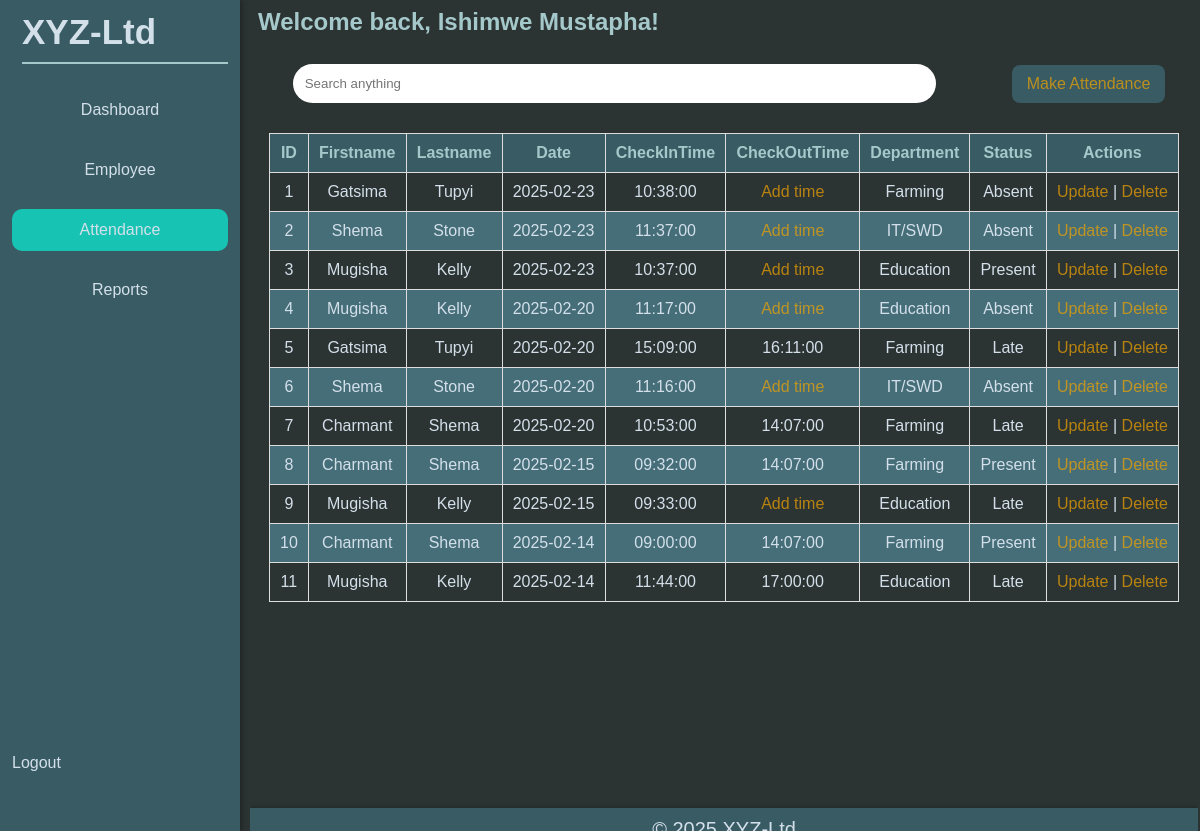
The page /attendance/index.php (signed in) on the database its author committed.
### tables this page shows
CREATE TABLE `attendance` (
  `AttendanceId` int(11) NOT NULL,
  `EmployeeId` int(11) NOT NULL,
  `Date` date NOT NULL,
  `CheckInTime` time NOT NULL,
  `CheckOutTime` time DEFAULT NULL,
  `Status` enum('Present','Absent','Late') NOT NULL
);

CREATE TABLE `employee` (
  `EmployeeId` int(11) NOT NULL,
  `FirstName` varchar(250) DEFAULT NULL,
  `LastName` varchar(250) NOT NULL,
  `Gender` enum('Male','Female') NOT NULL,
  `DOB` date NOT NULL,
  `PhoneNumber` varchar(250) NOT NULL,
  `Department` varchar(250) NOT NULL
);

### attendance/index.php (the view, shortened to what this page needs)
<?php
    include '../connection/connect.php';
?>
<!DOCTYPE html>
<html lang="en">
<head>
    <link rel="stylesheet" href="./index.css">
    <link rel="stylesheet" href="../styles/active.css">
</head>
<body>
    <nav>
        <h1>XYZ-Ltd</h1>
        <div class="navh">
            <ul>
                <li><a href="../index.php" >Dashboard</a></li>
                <li><a href="../employee/">Employee</a></li>
                <li class="active"><a href="">Attendance</a></li>
                <li><a href="../reports/">Reports</a></li>
            </ul>
        </div>
        <div class="navb">
        <a href="../logout.php" onclick="return confirm('Are you sure you want to log out')">Logout</a>
        </div>
    </nav>
    <div class="main">
        <h2>
            <?php
                if (isset($_COOKIE['adminname'])) {
                    echo "Welcome back, " . htmlspecialchars($_COOKIE['adminname']) . "!";
                }
            ?>
        </h2>
        <main>
            <div class="main-buttons">
                <form action="" method="get">
                    <div class="form">
                        <input type="text" placeholder="Search anything" name="search" id="search">
                    </div>
                </form>
                <a href="./addAtt.php" class="button-primary">
                    Make Attendance
                </a>
            </div>
            <div class="main-content">
                <?php
                    $query = "SELECT * FROM attendance INNER JOIN employee ON attendance.EmployeeId = employee.EmployeeId ORDER BY Date DESC";
                    $result = mysqli_query($conn, $query);
                    if (mysqli_num_rows($result) > 0) {
                        echo "<table>
                                <thead>
                                    <tr>
                                        <th>ID</th>
                                        <th>Firstname</th>
                                        <th>Lastname</th>
                                        <th>Date</th>
                                        <th>CheckInTime</th>
                                        <th>CheckOutTime</th>
                                        <th>Department</th>
                                        <th>Status</th>
                                        <th>Actions</th>
                                    </tr>
                                </thead>
                                <tbody id='myTable'>";
                                $count = 1;
                                while ($row = mysqli_fetch_assoc($result)) {
                                    echo "<tr>
                                            <td>" . $count . "</td>
                                            <td>" . $row['FirstName'] . "</td>
                                            <td>" . $row['LastName'] . "</td>
                                            <td>" . $row['Date'] . "</td>
                                            <td>" . $row['CheckInTime'] . "</td>
                                            <td>" . ($row['CheckOutTime'] == NULL ? "<a href=\"updateout.php?id=" . $row['EmployeeId'] . "\">Add time</a>" : $row['CheckOutTime']) . "</td>
                                            <td>" . $row['Department'] . "</td>
                                            <td>" . $row['Status'] . "</td>
                                            <td>
                                                <a href='update_employee.php?id=" . $row['EmployeeId'] . "'>Update</a> |
                                                <a href='?delete_id=" . $row['EmployeeId'] . "' onclick='return confirm(\"Are you sure you want to delete this Attendance?\")'>Delete</a>
                                            </td>
                                        </tr>";
                                    $count++;
                                }
                                echo "</tbody>
                            </table>
                        ";
                    }
                    else {
                        echo "<p>No employee records found.</p>";
                    }
                ?>
            </div>
        </main>
        <div class="footer">
            <p>&copy; <?php echo date('Y')?> XYZ-Ltd</p>
        </div>
    </div>
</body>
</html>

### attendance/index.css (style rules this page uses)
* { margin: 0; padding: 0; box-sizing: border-box; }
body { display: flex; gap: 10px; background-color: #2C3333; color: #D3E0EA; font-family: 'Poppins', sans-serif; }
nav { height: 100vh; width: 20%; background-color: #395B64; padding: 12px; box-shadow: 2px 0 5px rgba(0, 0, 0, 0.3); }
nav h1 { font-size: 35px; margin-left: 10px; color: #D3E0EA; margin-bottom: 25px; border-bottom: 2px solid #A5C9CA; padding-bottom: 10px; }
.navh { height: 80vh; }
.navh ul { display: flex; flex-direction: column; row-gap: 18px; list-style: none; }
.navh ul li { padding: 12px 16px; border-radius: 10px; text-align: center; transition: background-color 0.3s; cursor: pointer; }
.navh ul li a { text-decoration: none; color: #D3E0EA; font-weight: 500; transition: color 0.3s; }
.main { height: 100vh; width: 79%; display: flex; flex-direction: column; overflow-y: auto; }
.main h2 { color: #A5C9CA; padding: 8px; margin-bottom: 10px; }
.main-content { height: 80vh; }
table { width: 96%; margin: 0 auto; border-collapse: collapse; margin-top: 20px; }
table, th, td { border: 1px solid #ddd; }
th, td { padding: 10px; text-align: center; }
th { background-color: #395B64; color: #A5C9CA; }
tr:nth-child(even) { background-color: #466e79; }
a { color: #f0a400b6; text-decoration: none; }
.button-primary { height: auto; padding: 10px 15px; background-color: #395B64; border-radius: 8px; }
.main-buttons { display: flex; justify-content: space-around; align-items: center; }
.footer { display: flex; justify-content: center; align-items: center; height: auto; width:100%; background-color: #395B64; color: #D3E0EA; font-size: 20px; padding: 10px; box-shadow: 0 0 5px rgba(0, 0, 0, 0.3); margin-bottom: 5px; margin-top: 10px; }

### styles/active.css (style rules this page uses)
.active { background-color: #17C3B2; color: white; }

### rows shown on the page
attendance: EmployeeId.FirstName "Gatsima", EmployeeId.LastName "Tupyi", Date "2025-02-23", CheckInTime "10:38:00", EmployeeId.Department "Farming", Status "Absent"
attendance: EmployeeId.FirstName "Shema", EmployeeId.LastName "Stone", Date "2025-02-23", CheckInTime "11:37:00", EmployeeId.Department "IT/SWD", Status "Absent"
attendance: EmployeeId.FirstName "Mugisha", EmployeeId.LastName "Kelly", Date "2025-02-23", CheckInTime "10:37:00", EmployeeId.Department "Education", Status "Present"
attendance: EmployeeId.FirstName "Mugisha", EmployeeId.LastName "Kelly", Date "2025-02-20", CheckInTime "11:17:00", EmployeeId.Department "Education", Status "Absent"
attendance: EmployeeId.FirstName "Gatsima", EmployeeId.LastName "Tupyi", Date "2025-02-20", CheckInTime "15:09:00", CheckOutTime "16:11:00", EmployeeId.Department "Farming", Status "Late"
attendance: EmployeeId.FirstName "Shema", EmployeeId.LastName "Stone", Date "2025-02-20", CheckInTime "11:16:00", EmployeeId.Department "IT/SWD", Status "Absent"
attendance: EmployeeId.FirstName "Charmant", EmployeeId.LastName "Shema", Date "2025-02-20", CheckInTime "10:53:00", CheckOutTime "14:07:00", EmployeeId.Department "Farming", Status "Late"
attendance: EmployeeId.FirstName "Charmant", EmployeeId.LastName "Shema", Date "2025-02-15", CheckInTime "09:32:00", CheckOutTime "14:07:00", EmployeeId.Department "Farming", Status "Present"
attendance: EmployeeId.FirstName "Mugisha", EmployeeId.LastName "Kelly", Date "2025-02-15", CheckInTime "09:33:00", EmployeeId.Department "Education", Status "Late"
attendance: EmployeeId.FirstName "Charmant", EmployeeId.LastName "Shema", Date "2025-02-14", CheckInTime "09:00:00", CheckOutTime "14:07:00", EmployeeId.Department "Farming", Status "Present"
attendance: EmployeeId.FirstName "Mugisha", EmployeeId.LastName "Kelly", Date "2025-02-14", CheckInTime "11:44:00", CheckOutTime "17:00:00", EmployeeId.Department "Education", Status "Late"

### other values the page prints
$_COOKIE['adminname'] "Ishimwe Mustapha"
